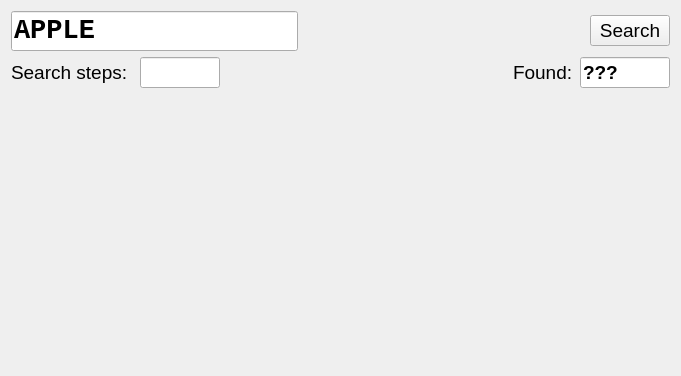
<?xml version="1.0" encoding="UTF-8"?>
<ui version="4.0">
 <class>Widget</class>
 <widget class="QWidget" name="Widget">
  <property name="geometry">
   <rect>
    <x>0</x>
    <y>0</y>
    <width>681</width>
    <height>376</height>
   </rect>
  </property>
  <property name="windowTitle">
   <string>Widget</string>
  </property>
  <layout class="QVBoxLayout" name="verticalLayout">
   <item>
    <layout class="QHBoxLayout" name="horizontalLayout">
     <item>
      <widget class="QLineEdit" name="entry">
       <property name="font">
        <font>
         <family>Courier New</family>
         <pointsize>20</pointsize>
         <bold>true</bold>
        </font>
       </property>
       <property name="text">
        <string>APPLE</string>
       </property>
      </widget>
     </item>
     <item>
      <spacer name="horizontalSpacer">
       <property name="orientation">
        <enum>Qt::Orientation::Horizontal</enum>
       </property>
       <property name="sizeHint" stdset="0">
        <size>
         <width>40</width>
         <height>20</height>
        </size>
       </property>
      </spacer>
     </item>
     <item>
      <widget class="QPushButton" name="pb_search">
       <property name="font">
        <font>
         <pointsize>14</pointsize>
        </font>
       </property>
       <property name="text">
        <string>Search</string>
       </property>
      </widget>
     </item>
    </layout>
   </item>
   <item>
    <layout class="QHBoxLayout" name="horizontalLayout_2">
     <property name="spacing">
      <number>7</number>
     </property>
     <item>
      <widget class="QLabel" name="label">
       <property name="font">
        <font>
         <pointsize>14</pointsize>
        </font>
       </property>
       <property name="text">
        <string>Search steps: </string>
       </property>
      </widget>
     </item>
     <item>
      <widget class="QLineEdit" name="txt_steps">
       <property name="maximumSize">
        <size>
         <width>80</width>
         <height>16777215</height>
        </size>
       </property>
       <property name="sizeIncrement">
        <size>
         <width>50</width>
         <height>0</height>
        </size>
       </property>
       <property name="font">
        <font>
         <pointsize>14</pointsize>
         <bold>true</bold>
        </font>
       </property>
       <property name="readOnly">
        <bool>true</bool>
       </property>
      </widget>
     </item>
     <item>
      <spacer name="horizontalSpacer_2">
       <property name="orientation">
        <enum>Qt::Orientation::Horizontal</enum>
       </property>
       <property name="sizeHint" stdset="0">
        <size>
         <width>40</width>
         <height>20</height>
        </size>
       </property>
      </spacer>
     </item>
     <item>
      <widget class="QLabel" name="label_2">
       <property name="font">
        <font>
         <pointsize>14</pointsize>
        </font>
       </property>
       <property name="text">
        <string>Found:</string>
       </property>
      </widget>
     </item>
     <item>
      <widget class="QLineEdit" name="txt_answer">
       <property name="maximumSize">
        <size>
         <width>90</width>
         <height>16777215</height>
        </size>
       </property>
       <property name="sizeIncrement">
        <size>
         <width>90</width>
         <height>0</height>
        </size>
       </property>
       <property name="font">
        <font>
         <pointsize>14</pointsize>
         <bold>true</bold>
        </font>
       </property>
       <property name="text">
        <string>???</string>
       </property>
       <property name="readOnly">
        <bool>true</bool>
       </property>
      </widget>
     </item>
    </layout>
   </item>
   <item>
    <widget class="QLabel" name="label_3">
     <property name="text">
      <string/>
     </property>
    </widget>
   </item>
  </layout>
 </widget>
 <resources/>
 <connections/>
</ui>
